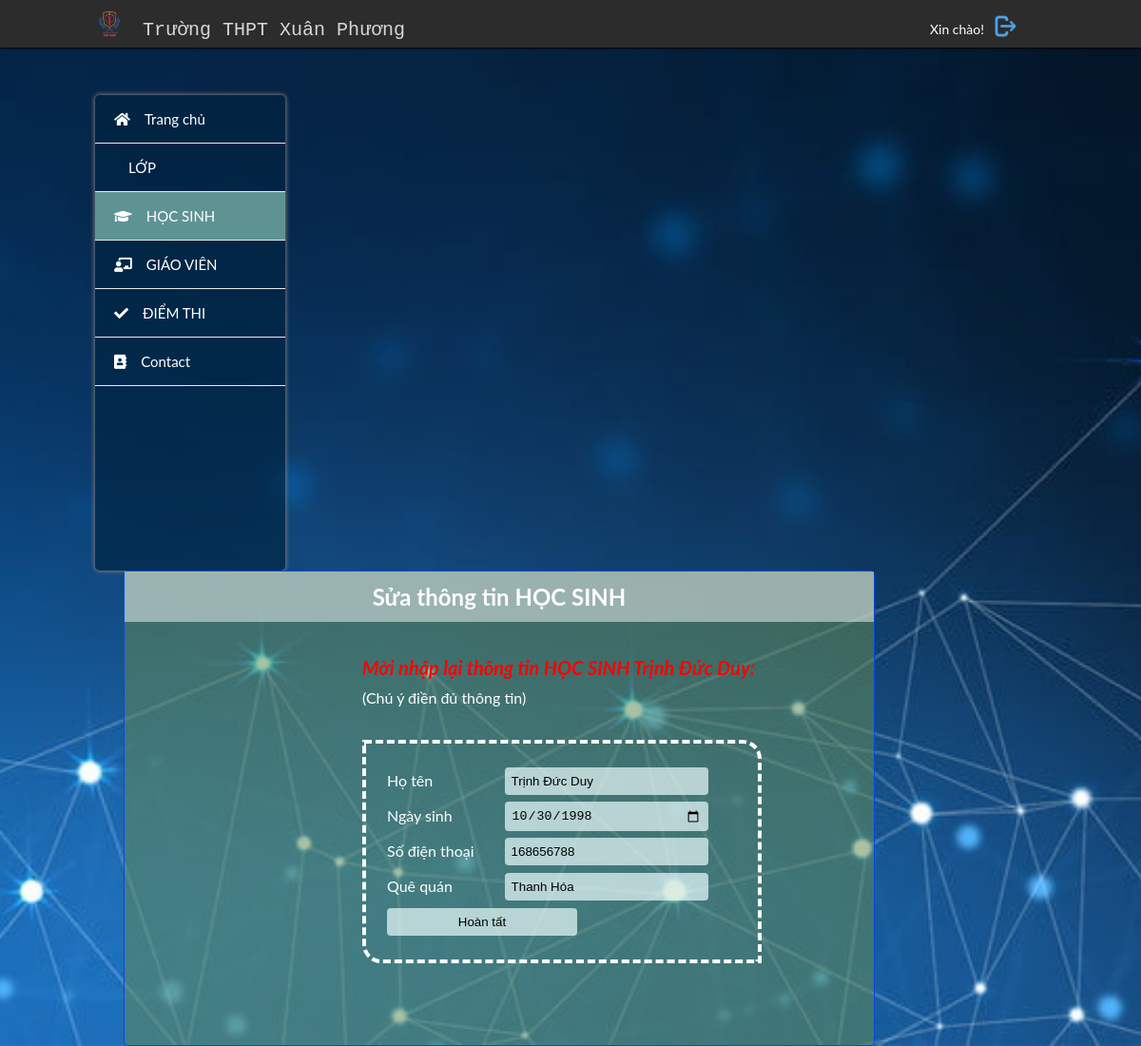
Page /chucnang/suasv.php?id=2 (signed in) on the committed database.
### tables this page shows
CREATE TABLE `hocsinh` (
  `hocsinhID` int(11) NOT NULL,
  `MaHS` int(11) NOT NULL,
  `lopID` int(11) NOT NULL,
  `name` text NOT NULL,
  `birthday` date NOT NULL,
  `phonenumber` int(11) NOT NULL,
  `address` text NOT NULL,
  `avt` text NOT NULL,
  `so_truong` text NOT NULL
);

### chucnang/suasv.php (the view, shortened to what this page needs)
<?php
if (isset($_SESSION['username'])) {
    $link = new mysqli('localhost', 'root', '', 'hocsinh') or die('kết nối thất bại');
    mysqli_query($link, 'SET NAMES UTF8');
    $id = $_GET['id'];
    $query = 'SELECT * FROM hocsinh WHERE hocsinhID = "' . $id . '"';
    $result = mysqli_query($link, $query);
    if (mysqli_num_rows($result) > 0) {
        $ten = '';
        $ngaysinh = '';
        $sdt = '';
        $quequan = '';
        while ($r = mysqli_fetch_assoc($result)) {
            $ten = $r['name'];
            $ngaysinh = $r['birthday'];
            $sdt = $r['phonenumber'];
            $quequan = $r['address'];
        }
    }
?>
<!DOCTYPE html>
<html>
<head>
    <link rel="stylesheet" href="../css/qlhs.css">
    <link rel="stylesheet" href="../style/fontawesome/css/all.css">
</head>
<body>
    <header>
        <div class="container">
            <div id="logo">
                <div id="logoImg">
                    <img src="../image/anh4.png" width="30px">
                </div>
                <a href="../index.php">Trường THPT Xuân Phương</a>
            </div>
            <div id="accountName">
                <p> Xin chào!</p>
                <a href="../dangxuat.php" alt="Đăng xuất"><img src="../image/logout.png" width="25px"></a>
            </div>
        </div>
    </header>
    <div class="body">
        <div class="container">
            <div id="menu">
                <ul>
                    <li><a href="../index.php"><i class="fas fa-home"></i>Trang chủ</a></li>
                    <li><a href="../lop.php"><i rfas fa-users"></i>LỚP</a></li>
                    <li><a id="current" href="../hocsinh.php"><i class="fas fa-graduation-cap"></i>HỌC SINH</a></li>
                    <li><a href="../giaovien.php"><i class="fas fa-chalkboard-teacher"></i>GIÁO VIÊN</a></li>
                    <li><a href="../diemthi.php"><i class="fas fa-check"></i>ĐIỂM THI</a></li>
                    <li><a href="../contact.php"><i class="fas fa-address-book"></i>Contact</a></li>
                </ul>
            </div>
            <div id="main-contain">
                <h2>Sửa thông tin HỌC SINH</h2>
                <div class="form">
                    <span style="font-size: 20px; color: red; font-style: italic;"><b>Mời nhập lại thông tin HỌC SINH <?php echo $ten; ?>:</b></span>
                    <br>(Chú ý điền đủ thông tin)
                    <br><br>
                    <form method="post">
                        <table>
                            <tr>
                                <td>Họ tên</td>
                                <td><input type="text" name="ten" value="<?php echo $ten; ?>"></td>
                            </tr>
                            <tr>
                                <td>Ngày sinh</td>
                                <td><input type="date" name="ngaysinh" value="<?php echo $ngaysinh; ?>"></td>
                            </tr>
                            <tr>
                                <td>Số điện thoại</td>
                                <td><input type="text" name="sdt" value="<?php echo $sdt; ?>"></td>
                            </tr>
                            <tr>
                                <td>Quê quán</td>
                                <td><input type="text" name="quequan" value="<?php echo $quequan; ?>"></td>
                            </tr>
                            <tr>
                                <td colspan=2>
                                    <input type="submit" value="Hoàn tất" name="sua"/>
                                </td>
                            </tr>
                        </table>
                    </form>
                </div>
            </div>
        </div>
    </div>
</body>
</html>
<?php
} else {
    header('location:../login.php');
}

### css/qlhs.css (style rules this page uses)
* { margin: 0; padding: 0; }
body { font: 400 15px/1.8 Lato, sans-serif; color: #777; background: #98a7a7 url("../image/bomaybucroi.jpg") no-repeat fixed center; background-size: cover; }
input { outline: none; }
a { text-decoration: none; color: white; }
.container { margin: 0px 100px; }
header { position: fixed; top: 0px; left: 0px; height: 40px; background: rgb(44, 44, 44); color: #efd5d5; text-align: left; padding-top: 10px; width: 100%; box-shadow: 0px 1px 2px black; z-index: 1; }
#logo { float: left; width: 50%; font-size: 20px; }
#logo a { float: left; margin-top: 4px; color: #d7d7d7; font-family: monospace; transition: 0.2s linear; }
#logoImg { float: left; margin-right: 20px; }
#accountName { float: right; padding-top: 5px; margin-right: 30px; }
#accountName p { float: left; margin-right: 10px; margin-top: 5px; }
.body { margin: 100px 0px; height: 500px; }
#menu { float: left; color: black; background: #012440ab; width: 200px; height: 500px; border-radius: 5px; box-shadow: 0px 0px 4px 1px #787878; }
#menu ul { list-style-type: none; }
#menu ul li { height: 50px; line-height: 50px; border-bottom: 1px solid #e8e9e9; }
#menu ul li a { display: block; text-decoration: none; color: #ffffff; padding-left: 20px; transition: 0.2s ease-in; }
#menu ul li a:hover, #current { background: #5f9393; }
#menu i { margin-right: 15px; }
#main-contain { background: #648c5687; float: left; width: 79%; min-height: 500px; margin-left: 30px; border: 1px solid #0549e5; border-radius: 5px; box-sizing: border-box; }
#main-contain h2 { background: #ffffff7a; color: white; padding: 5px; text-align: center; }
.form { width: 500px; height: 250px; margin-top: 30px; margin-left: 250px; font-size: 16px; color: white; }
.form table { border: 4px solid #ffffff; padding: 20px; border-style: dashed; border-radius: 0px 20px 0px 20px; }
.form td { padding-right: 30px; }
.form tr { height: 35px; }
.form input { width: 200px; padding: 7px; border-radius: 4px; border: none; background: #f0ffffad; }
h2 { color: #f0f0f0; }
p { line-height: 1.6; color: #555; }
h2 { color: white; font-size: 24px; }
p { line-height: 1.6; color: white; font-size: 14px; }

### css/all.css (style rules this page uses)
.fa, .fas, .far, .fal, .fab { -moz-osx-font-smoothing: grayscale; -webkit-font-smoothing: antialiased; display: inline-block; font-style: normal; font-variant: normal; text-rendering: auto; line-height: 1; }
.fa-address-book:before { content: "\f2b9"; }
.fa-chalkboard-teacher:before { content: "\f51c"; }
.fa-check:before { content: "\f00c"; }
.fa-graduation-cap:before { content: "\f19d"; }
.fa-home:before { content: "\f015"; }
.fa, .fas { font-family: 'Font Awesome 5 Free'; font-weight: 900; }

### rows in the picture
hocsinh: name "Trịnh Đức Duy", ten "Trịnh Đức Duy", ngaysinh "10/30/1998", sdt "168656788", quequan "Thanh Hóa"
